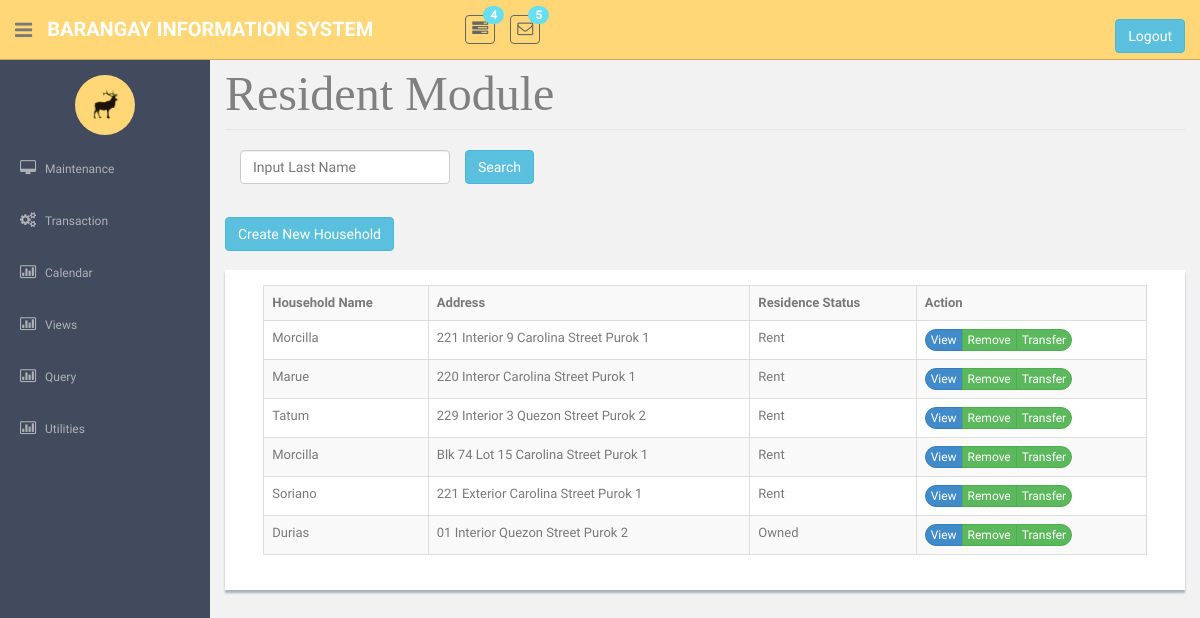
The app's page /Hholdview.php, older data.
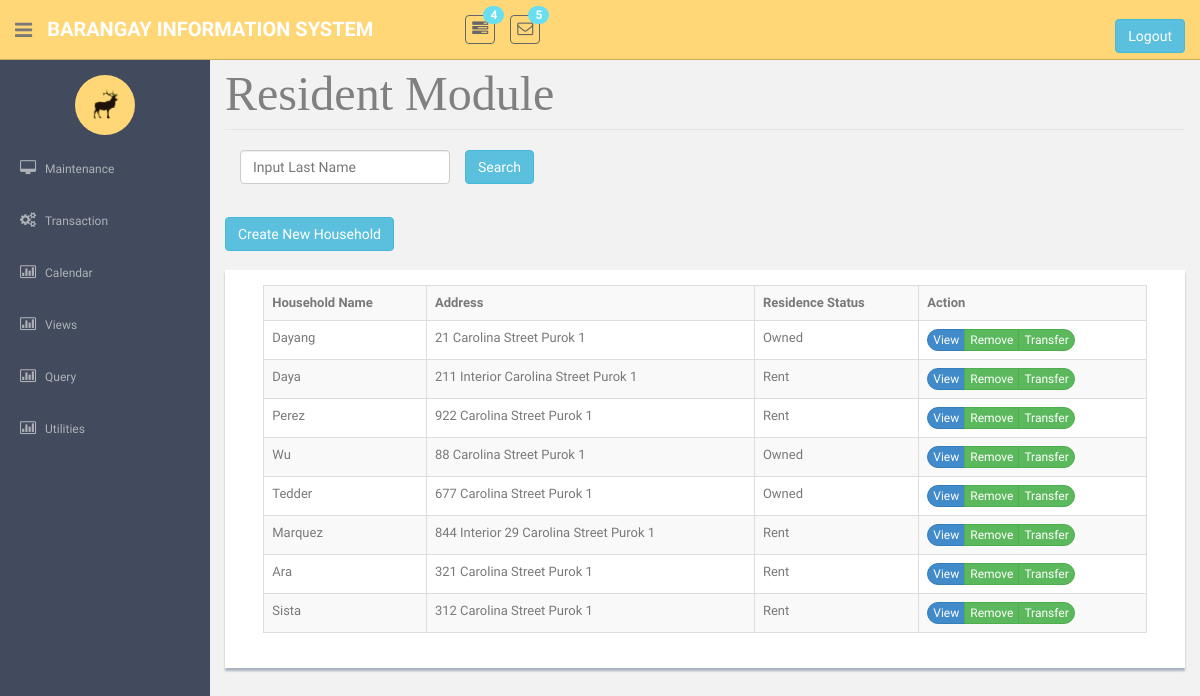
The same page, newer data.
### tables this page shows
CREATE TABLE `tblhousehold` (
  `intHouseholdNo` int(11) NOT NULL,
  `strBuildingNo` varchar(100) DEFAULT NULL,
  `intForeignStreetId` int(25) NOT NULL,
  `strHouseholdLname` varchar(100) NOT NULL,
  `strResidence` varchar(10) NOT NULL,
  `strOldAddress` varchar(100) NOT NULL,
  `strStatus` varchar(20) NOT NULL
);

### Hholdview.php (the view, shortened to what this page needs)
<!DOCTYPE html>
          <?php require('header.php');?>
    <?php require('sidebar.php');?>
      <section id="main-content">
          <section class="wrapper site-min-height">
<legend ><font face = "cambria" size = 8 color = "grey"> Resident Module </font></legend>
<div class="input-append"><div class="form-group">
           <div class="col-sm-3">
        <input class="form-control input-group-lg reg_name" name="search" id="search" placeholder = "Input Last Name"/></div><button class="btn btn-info" onclick = "Search();" name = "s1">Search</button>
</div></div><br>
					<div class="btn-group" role="group">
					<button  class="btn btn-info" onclick = "window.location.href='AddHhold.php'">Create New Household</button>
					</div>
					<br>
<br>
	<form method = POST><center>
	<div class = "showback" id = "tableHousehold">
<table  class="table table-striped table-bordered table-hover"  border = '2' style = 'width:95%'>
<tr>
<th>Household Name</th>
<th>Address</th>
<th>Residence Status</th>
<th>Action</th>
</tr>
<?php
					require('connection.php');
				$sql = "SELECT strHouseholdLname, concat(strBuildingNo,' ',strStreetName,' ',strPurok) as 'Address',strResidence , intHouseholdNo FROM `tblhousehold` inner join `tblstreet` on intStreetId = intForeignStreetId where !(strStatus = 'Disabled') ";
				$query = mysqli_query($con, $sql);
				if(mysqli_num_rows($query) > 0){
					while($row = mysqli_fetch_object($query)){?>
					<tr> <td><?php echo $row->strHouseholdLname?></td>
					<td><?php echo $row->Address?></td>
				<td><?php echo $row->strResidence?></td>
					<td><div class="btn-group " role="group" aria-label="..." >
					<div class="btn-group" role="group">
					<button class="btn btn-primary btn-round btn-xs" type = submit value = <?php echo $row->intHouseholdNo?> name = 'Edit' >View</button>
					</div>
					<div class="btn-group" role="group">
					 <button  class="btn btn-success btn-xs" type = button value = <?php echo $row->intHouseholdNo?> onclick = "Del(this.value)" data-toggle="modal" data-target="#RemoveModal"  name = 'Move' >Remove</button>
					</div>
					<div class="btn-group" role="group">
					 <button class="btn btn-success btn-round btn-xs" type = submit value = <?php echo $row->intHouseholdNo?> name = 'transfer' >Transfer</button></td>
					</div>
					</tr>
				<?php }}
				?>
</form>
		</section><! --/wrapper -->
      </section>
  </section>
  </body>
</html>

### header.php (shortened to what this page needs)
<html lang="en">
  <head>
    <link href="assets/css/bootstrap.css" rel="stylesheet">
    <link href="assets/font-awesome/css/font-awesome.css" rel="stylesheet" />
    <link href="assets/css/style.css" rel="stylesheet">
    <link href="assets/css/style-responsive.css" rel="stylesheet">
  </head>
  <body>
  <section id="container" >
      <header class="header black-bg">
              <div class="sidebar-toggle-box">
                  <div class="fa fa-bars tooltips" data-placement="right" data-original-title="Toggle Navigation"></div>
              </div>
            <a href="index.html" class="logo"><b>Barangay Information System</b></a>
            <div class="nav notify-row" id="top_menu">
                <ul class="nav top-menu">
                    <li class="dropdown">
                        <a data-toggle="dropdown" class="dropdown-toggle" href="index.html#">
                            <i class="fa fa-tasks"></i>
                            <span class="badge bg-theme">4</span>
                        </a>
                    </li>
                    <li id="header_inbox_bar" class="dropdown">
                        <a data-toggle="dropdown" class="dropdown-toggle" href="index.html#">
                            <i class="fa fa-envelope-o"></i>
                            <span class="badge bg-theme">5</span>
                        </a>
                    </li>
                </ul>
            </div><form method = POST>
            <div class="top-menu">
            	<ul class="nav pull-right top-menu">
                    <li><br><button name = 'logout' class = 'btn btn-info ' type = submit>Logout</button></li>
            	</ul>
            </div>
			</form>
        </header>

### sidebar.php (shortened to what this page needs)
<aside>
    <div id="sidebar"  class="nav-collapse ">
        <ul class="sidebar-menu" id="nav-accordion">
        	  <p class="centered"><a href="profile.html"><img src="assets/img/ui-sam.jpg" class="img-circle" width="60"></a></p>
            <li class="sub-menu">
                <a href="javascript:;" >
                    <i class="fa fa-desktop"></i>
                    <span>Maintenance</span>
                </a>
            </li>
            <li class="sub-menu">
                <a href="validitycheck.php" >
                    <i class="fa fa-cogs"></i>
                    <span>Transaction</span>
                </a>
            </li>
 <li class="sub-menu">
                <a href="viewCalendar.php" >
                    <i class="fa fa-bar-chart-o"></i>
                    <span>Calendar</span>
                </a>
            </li>
        <li class="sub-menu">
                <a href="javascript:;" >
                    <i class="fa fa-bar-chart-o"></i>
                    <span>Views</span>
                </a>
            </li>
            <li class="sub-menu">
                <a href="javascript:;" >
                    <i class="fa fa-bar-chart-o"></i>
                    <span>Query</span>
                </a>
            </li>
<li class="sub-menu">
                <a href="#" >
                    <i class="fa fa-bar-chart-o"></i>
                    <span>Utilities</span>
                </a>
            </li>
        </ul>
    </div>
</aside>

### assets/css/style.css (style rules this page uses)
body { color: #797979; background: #f2f2f2; font-family: 'Ruda', sans-serif; padding: 0px !important; margin: 0px !important; font-size:13px; }
ul li { list-style: none; }
a, a:hover, a:focus { text-decoration: none; outline: none; }
#container { width: 100%; height: 100%; }
.btn-round { border-radius: 20px; -webkit-border-radius: 20px; }
.bg-theme { background-color: #68dff0; }
.centered { text-align: center; }
#sidebar { width: 210px; height: 100%; position: fixed; background: #424a5d; }
#sidebar ul li { position: relative; }
ul.sidebar-menu , ul.sidebar-menu li ul.sub { margin: -2px 0 0; padding: 0; }
ul.sidebar-menu { margin-top: 75px; }
ul.sidebar-menu li { margin-bottom: 5px; margin-left:10px; margin-right:10px; }
ul.sidebar-menu li.sub-menu { line-height: 15px; }
ul.sidebar-menu li a span { display: inline-block; }
ul.sidebar-menu li a { color: #aeb2b7; text-decoration: none; display: block; padding: 15px 0 15px 10px; font-size: 12px; outline: none; -webkit-transition: all 0.3s ease; -moz-transition: all 0.3s ease; -o-transition: all 0.3s ease; -ms-transition: all 0.3s ease; transition: all 0.3s ease; }
ul.sidebar-menu li a i { font-size: 15px; padding-right: 6px; }
#main-content { margin-left: 210px; }
.header, .footer { min-height: 60px; padding: 0 15px; }
.header { position: fixed; left: 0; right: 0; z-index: 1002; }
.black-bg { background: #ffd777; border-bottom: 1px solid #c9aa5f; }
.wrapper { display: inline-block; margin-top: 60px; padding-left: 15px; padding-right: 15px; padding-bottom: 15px; padding-top: 0px; width: 100%; }
a.logo { font-size: 20px; color: #ffffff; float: left; margin-top: 15px; text-transform: uppercase; }
a.logo b { font-weight: 900; }
#top_menu .nav > li, ul.top-menu > li { float: left; }
.notify-row { float: left; margin-top: 15px; margin-left: 92px; }
ul.top-menu > li > a { color: #666666; font-size: 16px; border-radius: 4px; -webkit-border-radius: 4px; border:1px solid #666666 !important; padding: 2px 6px; margin-right: 15px; }
.notify-row .badge { position: absolute; right: -10px; top: -10px; z-index: 100; }
.sidebar-toggle-box { float: left; padding-right: 15px; margin-top: 20px; }
.sidebar-toggle-box .fa-bars { cursor: pointer; display: inline-block; font-size: 20px; }
.showback { background: #ffffff; padding: 15px; margin-bottom: 15px; box-shadow: 0px 3px 2px #aab2bd; }
.site-min-height { min-height: 900px; }

Row changes from the older to the newer data that the page shows:
removed tblhousehold: strHouseholdLname "Marue", Address "220 Interor Carolina Street Purok 1", strResidence "Rent", $row->intHouseholdNo 8 (drawn)
removed tblhousehold: strHouseholdLname "Morcilla", Address "Blk 74 Lot 15 Carolina Street Purok 1", strResidence "Rent", $row->intHouseholdNo 12 (drawn)
removed tblhousehold: strHouseholdLname "Soriano", Address "221 Exterior Carolina Street Purok 1", strResidence "Rent", $row->intHouseholdNo 13 (drawn)
removed tblhousehold: strHouseholdLname "Durias", Address "01 Interior Quezon Street Purok 2", strResidence "Owned", $row->intHouseholdNo 14 (drawn)
changed tblhousehold: strHouseholdLname "Morcilla" → "Dayang"; Address "221 Interior 9 Carolina Street Purok 1" → "21 Carolina Street Purok 1"; strResidence "Rent" → "Owned"
added tblhousehold: strHouseholdLname "Daya", Address "211 Interior Carolina Street Purok 1", strResidence "Rent", $row->intHouseholdNo 2 (drawn)
added tblhousehold: strHouseholdLname "Perez", Address "922 Carolina Street Purok 1", strResidence "Rent", $row->intHouseholdNo 3 (drawn)
added tblhousehold: strHouseholdLname "Wu", Address "88 Carolina Street Purok 1", strResidence "Owned", $row->intHouseholdNo 4 (drawn)
added tblhousehold: strHouseholdLname "Tedder", Address "677 Carolina Street Purok 1", strResidence "Owned", $row->intHouseholdNo 5 (drawn)
added tblhousehold: strHouseholdLname "Marquez", Address "844 Interior 29 Carolina Street Purok 1", strResidence "Rent", $row->intHouseholdNo 6 (drawn)
changed tblhousehold: strHouseholdLname "Tatum" → "Ara"; Address "229 Interior 3 Quezon Street Purok 2" → "321 Carolina Street Purok 1"
added tblhousehold: strHouseholdLname "Sista", Address "312 Carolina Street Purok 1", strResidence "Rent", $row->intHouseholdNo 10 (drawn)
